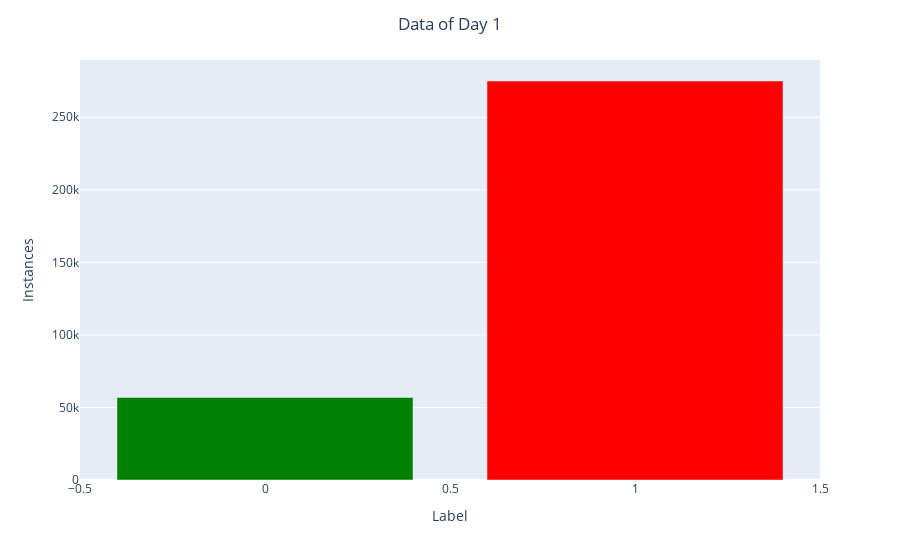

Notebook code cell kept with this figure:
### Code cell
# Remove leading whitespace from column name
samples.columns = samples.columns.str.strip()

# Create label_counter DataFrame
label_counter2 = pd.DataFrame(samples['Label'].value_counts())

# Print the DataFrame
print(label_counter2)
fig = px.bar(label_counter2, x=label_counter2.index, y=label_counter2['count'])

fig.update_layout(
    title={
        'text': 'Data of Day 1',
        'x': 0.5,
        'xanchor': 'center'
    },
    xaxis_title="Label",
    yaxis_title="Instances"
)

# Define the colors for the left and right columns
fig.data[0].marker.color = ['red' if label == label_counter1.index[0] else 'green' for label in label_counter1.index]

fig.show()

### Figure 1 — Plotly figure (JSON) as saved in the notebook; plotly's stock layout.template omitted (floating-point values rounded to 4 significant figures)
{"data": [{"alignmentgroup": "True", "hovertemplate": "Label=%{x}<br>count=%{y}<extra></extra>", "legendgroup": "", "marker": {"color": ["red", "green"], "pattern": {"shape": ""}}, "name": "", "offsetgroup": "", "orientation": "v", "showlegend": false, "textposition": "auto", "type": "bar", "x": [1, 0], "xaxis": "x", "y": [275016, 56863], "yaxis": "y"}], "layout": {"barmode": "relative", "legend": {"tracegroupgap": 0}, "margin": {"t": 60}, "title": {"text": "Data of Day 1", "x": 0.5, "xanchor": "center"}, "xaxis": {"anchor": "y", "domain": [0, 1], "title": {"text": "Label"}}, "yaxis": {"anchor": "x", "domain": [0, 1], "title": {"text": "Instances"}}}}
